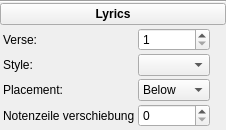
<?xml version="1.0" encoding="UTF-8"?>
<ui version="4.0">
 <class>InspectorLyric</class>
 <widget class="QWidget" name="InspectorLyric">
  <property name="geometry">
   <rect>
    <x>0</x>
    <y>0</y>
    <width>198</width>
    <height>130</height>
   </rect>
  </property>
  <property name="accessibleName">
   <string>Lyrics Inspector</string>
  </property>
  <layout class="QVBoxLayout" name="verticalLayout">
   <property name="spacing">
    <number>0</number>
   </property>
   <property name="leftMargin">
    <number>0</number>
   </property>
   <property name="topMargin">
    <number>0</number>
   </property>
   <property name="rightMargin">
    <number>0</number>
   </property>
   <property name="bottomMargin">
    <number>0</number>
   </property>
   <item>
    <widget class="QFrame" name="frame">
     <property name="frameShape">
      <enum>QFrame::HLine</enum>
     </property>
     <property name="frameShadow">
      <enum>QFrame::Sunken</enum>
     </property>
    </widget>
   </item>
   <item>
    <widget class="QToolButton" name="title">
     <property name="sizePolicy">
      <sizepolicy hsizetype="Preferred" vsizetype="Preferred">
       <horstretch>0</horstretch>
       <verstretch>0</verstretch>
      </sizepolicy>
     </property>
     <property name="font">
      <font>
       <weight>75</weight>
       <bold>true</bold>
      </font>
     </property>
     <property name="text">
      <string>Lyrics</string>
     </property>
    </widget>
   </item>
   <item>
    <widget class="QWidget" name="panel" native="true">
     <layout class="QGridLayout" name="gridLayout">
      <property name="leftMargin">
       <number>3</number>
      </property>
      <property name="topMargin">
       <number>3</number>
      </property>
      <property name="rightMargin">
       <number>3</number>
      </property>
      <property name="bottomMargin">
       <number>3</number>
      </property>
      <property name="spacing">
       <number>3</number>
      </property>
      <item row="2" column="0">
       <widget class="QLabel" name="label">
        <property name="text">
         <string>Placement:</string>
        </property>
        <property name="alignment">
         <set>Qt::AlignLeading|Qt::AlignLeft|Qt::AlignVCenter</set>
        </property>
        <property name="buddy">
         <cstring>placement</cstring>
        </property>
       </widget>
      </item>
      <item row="3" column="2">
       <widget class="Ms::ResetButton" name="resetStaffshift" native="true">
        <property name="sizePolicy">
         <sizepolicy hsizetype="Fixed" vsizetype="Preferred">
          <horstretch>0</horstretch>
          <verstretch>0</verstretch>
         </sizepolicy>
        </property>
        <property name="minimumSize">
         <size>
          <width>10</width>
          <height>10</height>
         </size>
        </property>
        <property name="accessibleName">
         <string>Reset 'Placement' value</string>
        </property>
       </widget>
      </item>
      <item row="1" column="1">
       <widget class="QComboBox" name="style">
        <property name="sizePolicy">
         <sizepolicy hsizetype="Expanding" vsizetype="Fixed">
          <horstretch>0</horstretch>
          <verstretch>0</verstretch>
         </sizepolicy>
        </property>
        <property name="accessibleName">
         <string>Style</string>
        </property>
       </widget>
      </item>
      <item row="2" column="1">
       <widget class="QComboBox" name="placement">
        <property name="sizePolicy">
         <sizepolicy hsizetype="Expanding" vsizetype="Fixed">
          <horstretch>0</horstretch>
          <verstretch>0</verstretch>
         </sizepolicy>
        </property>
        <property name="accessibleName">
         <string>Placement</string>
        </property>
        <item>
         <property name="text">
          <string notr="true">Below</string>
         </property>
        </item>
        <item>
         <property name="text">
          <string notr="true">Above</string>
         </property>
        </item>
       </widget>
      </item>
      <item row="2" column="2">
       <widget class="Ms::ResetButton" name="resetPlacement" native="true">
        <property name="sizePolicy">
         <sizepolicy hsizetype="Fixed" vsizetype="Preferred">
          <horstretch>0</horstretch>
          <verstretch>0</verstretch>
         </sizepolicy>
        </property>
        <property name="accessibleName">
         <string>Reset 'Placement' value</string>
        </property>
       </widget>
      </item>
      <item row="0" column="2">
       <widget class="Ms::ResetButton" name="resetVerse" native="true">
        <property name="sizePolicy">
         <sizepolicy hsizetype="Fixed" vsizetype="Preferred">
          <horstretch>0</horstretch>
          <verstretch>0</verstretch>
         </sizepolicy>
        </property>
        <property name="accessibleName">
         <string>Reset 'Verse' value</string>
        </property>
       </widget>
      </item>
      <item row="0" column="0">
       <widget class="QLabel" name="label_2">
        <property name="text">
         <string>Verse:</string>
        </property>
        <property name="alignment">
         <set>Qt::AlignLeading|Qt::AlignLeft|Qt::AlignVCenter</set>
        </property>
        <property name="buddy">
         <cstring>verse</cstring>
        </property>
       </widget>
      </item>
      <item row="1" column="0">
       <widget class="QLabel" name="label_3">
        <property name="text">
         <string>Style:</string>
        </property>
        <property name="alignment">
         <set>Qt::AlignLeading|Qt::AlignLeft|Qt::AlignVCenter</set>
        </property>
        <property name="buddy">
         <cstring>style</cstring>
        </property>
       </widget>
      </item>
      <item row="0" column="1">
       <widget class="QSpinBox" name="verse">
        <property name="sizePolicy">
         <sizepolicy hsizetype="Expanding" vsizetype="Fixed">
          <horstretch>0</horstretch>
          <verstretch>0</verstretch>
         </sizepolicy>
        </property>
        <property name="accessibleName">
         <string>Verse</string>
        </property>
        <property name="minimum">
         <number>1</number>
        </property>
       </widget>
      </item>
      <item row="3" column="0">
       <widget class="QLabel" name="label_4">
        <property name="text">
         <string>Notenzeile verschiebung</string>
        </property>
        <property name="alignment">
         <set>Qt::AlignLeading|Qt::AlignLeft|Qt::AlignVCenter</set>
        </property>
        <property name="buddy">
         <cstring>placement</cstring>
        </property>
       </widget>
      </item>
      <item row="1" column="2">
       <widget class="Ms::ResetButton" name="resetStyle" native="true">
        <property name="sizePolicy">
         <sizepolicy hsizetype="Fixed" vsizetype="Preferred">
          <horstretch>0</horstretch>
          <verstretch>0</verstretch>
         </sizepolicy>
        </property>
        <property name="accessibleName">
         <string>Reset 'Style' value</string>
        </property>
       </widget>
      </item>
      <item row="3" column="1">
       <widget class="QSpinBox" name="staffshift">
        <property name="sizePolicy">
         <sizepolicy hsizetype="Expanding" vsizetype="Fixed">
          <horstretch>0</horstretch>
          <verstretch>0</verstretch>
         </sizepolicy>
        </property>
        <property name="accessibleName">
         <string>Verse</string>
        </property>
        <property name="minimum">
         <number>0</number>
        </property>
        <property name="value">
         <number>0</number>
        </property>
       </widget>
      </item>
     </layout>
    </widget>
   </item>
  </layout>
 </widget>
 <customwidgets>
  <customwidget>
   <class>Ms::ResetButton</class>
   <extends>QWidget</extends>
   <header>view/ui/resetButton.h</header>
   <container>1</container>
  </customwidget>
 </customwidgets>
 <tabstops>
  <tabstop>verse</tabstop>
  <tabstop>style</tabstop>
  <tabstop>placement</tabstop>
 </tabstops>
 <resources/>
 <connections/>
</ui>
